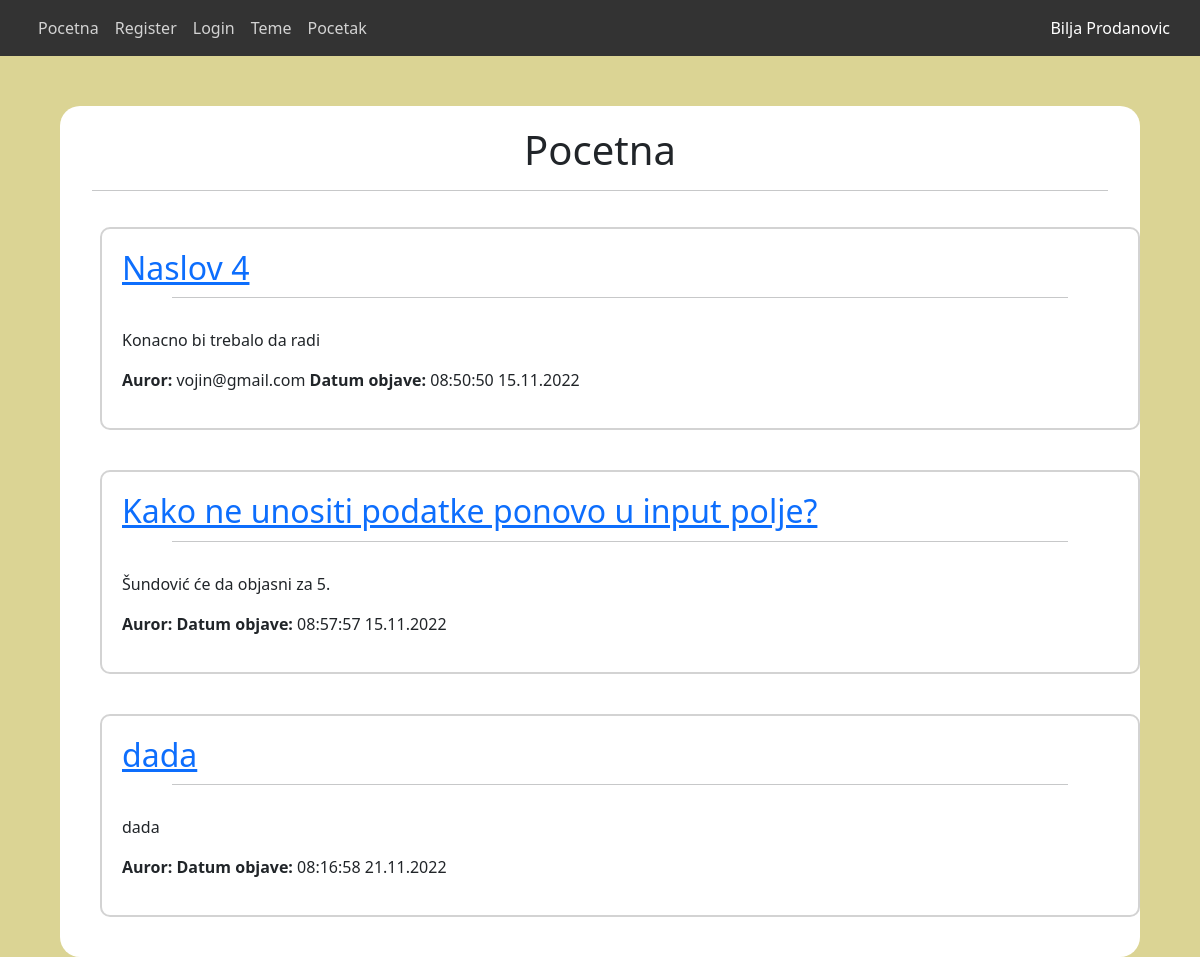
The app's page /zadaci/forum/index.php (signed in) with its own data.
### tables this page shows
CREATE TABLE `teme` (
  `id` int(11) NOT NULL,
  `naziv_teme` varchar(50) NOT NULL,
  `opis_teme` text NOT NULL,
  `datum_kreiranja` varchar(50) NOT NULL,
  `email` varchar(50) NOT NULL
);

### zadaci/forum/index.php (the view, shortened to what this page needs)
<!DOCTYPE html>
<html lang="en">
<head>
    <link rel="stylesheet" href="https://unpkg.com/aos@next/dist/aos.css" />
    <link href="https://cdn.jsdelivr.net/npm/bootstrap@5.2.2/dist/css/bootstrap.min.css" rel="stylesheet">
    <link rel="stylesheet" href="./layout/style.css">
</head>
<body>
    <header>
        <div class="container">
            <div class="row">
                <nav class="navbar navbar-expand-lg">
                    <div class="col-md-6">
                        <ul class="navbar-nav me-auto mb-2 mb-lg-0 ">
                            <li class="nav-item">
                                <a class="nav-link" href="index.php">Pocetna</a>
                            </li>
                            <li class="nav-item">
                                <a class="nav-link" href="./php/register.php">Register</a>
                            </li>
                            <li class="nav-item">
                                <a class="nav-link" href="./php/login.php">Login</a>
                            </li>
                            <li class="nav-item">
                                <a class="nav-link" href="./php/tema.php">Teme</a>
                            </li>
                            <li class="nav-item">
                                <a class="nav-link" href="../../index.php">Pocetak</a>
                            </li>
                        </ul>
                    </div>
                    <div class="col-md-6">
                        <a style="color: #fff" href="./php/logout.php"><?php echo $_SESSION['ime'] . " " . $_SESSION['prezime']; ?></a>
                    </div>
                </nav>
            </div>
        </div>
    </header>
    <section id="tema">
        <div class="container">
            <h1>Pocetna</h1>
            <hr>
            <div class="row">
                <?php
                require './php/konekcija.php';
                $i = 0;
                $sql = "SELECT * FROM teme";
                $res = mysqli_query($conn, $sql);
                if(mysqli_num_rows($res) > 0) {
                    while ($row = mysqli_fetch_assoc($res)) {
                        if($i < 3) {
                            echo '<div style="border: 2px solid #d3d3d3; border-radius: 10px; margin: 20px; padding: 20px;">';
                            echo  '<a href="./php/diskusija.php?id=' . $row['id'] . '"><h2>' . $row['naziv_teme'] . '</h2></a>';
                            echo '<hr style="width: 90%; margin: 10px auto 30px auto;">';
                            echo   '<p> ' . $row['opis_teme'] . ' </p>';
                            echo   '<p> <b>Auror:</b> ' . $row['email'] . ' <b>Datum objave: </b>' . $row['datum_kreiranja'] . ' </p>';
                            echo    '</div>';
                        }
                    }
                } else {
                    echo '<p>Nema tema za prikaz!</p>';
                }
                ?>
            </div>
        </div>
    </section>
</body>
</html>

### zadaci/forum/layout/style.css (style rules this page uses)
* { margin: 0; padding: 0; }
body { background-color: rgb(219, 212, 148); }
header { background-color: #333; }
header nav .col-md-6 ul li a { color: #d3d3d3; }
header nav .col-md-6 a { color: #d3d3d3; text-decoration: none; transition: .2s; float: right; }
section#tema { width: 90%; margin: 50px auto 0 auto; }
section#tema h1 { text-align: center; }
section#tema, section#forma .container { background-color: #fff; border-radius: 20px; padding: 20px; }

### records on screen
teme: naziv_teme "Naslov 4", opis_teme "Konacno bi trebalo da radi", email "vojin@gmail.com", datum_kreiranja "08:50:50 15.11.2022"
teme: naziv_teme "Kako ne unositi podatke ponovo u input polje?", opis_teme "Šundović će da objasni za 5.", datum_kreiranja "08:57:57 15.11.2022"
teme: naziv_teme "dada", opis_teme "dada", datum_kreiranja "08:16:58 21.11.2022"

### other values on screen
$_SESSION['ime'] "Bilja"
$_SESSION['prezime'] "Prodanovic"
